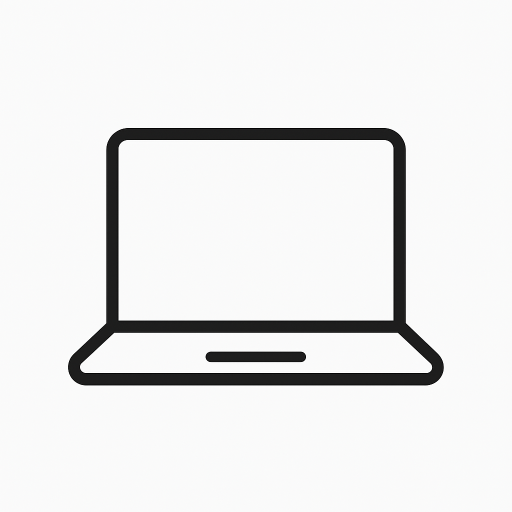
#> input picture python/ICON_laptop.jpg, 1024 x 1024 px (shown at 1/2 size); its folder holds only this picture in this run
$ python split_icon_with_colour.py
#> lines starting #> are read from the running program, lines starting #| are printed output that depends on the picture
# -*- coding: utf-8 -*-
"""
Created on Thu Nov 13 10:11:45 2025

@author: k2585744
"""

#%%
from PIL import Image, ImageDraw
import random
import os

#%%
# Replace with your uploaded image file name
folder_path = r'\\wsl.localhost\ubuntu\home\k2585744\projects_wsl\python'
# input_image_path = r'\\wsl.localhost\ubuntu\home\k2585744\projects_wsl\python\ICON_laptop.jpg'
os.chdir(folder_path)
# List all files and directories in the folder
files = os.listdir(folder_path)

input_image_path = "ICON_laptop.jpg"
img = Image.open(input_image_path)
#> img is the input picture: PIL image 1024x1024 RGB; mean R, G, B 234.2, 234.4, 234.2
width, height = img.size
#> width = 1024; height = 1024

#%%
# Generate jagged vertical edge
jagged_points = []
step = height // 20
#> step = 51
for y in range(0, height + step, step):
    x_offset = random.randint(-10, 10)
    jagged_points.append((width // 2 + x_offset, y))

# Create masks
mask_left = Image.new("L", (width, height), 0)
#> mask_left: PIL image 1024x1024 L; every value is 0
mask_right = Image.new("L", (width, height), 0)
draw_left = ImageDraw.Draw(mask_left)
draw_right = ImageDraw.Draw(mask_right)

left_polygon = [(0, 0)] + jagged_points + [(0, height)]
right_polygon = [(width, 0)] + jagged_points[::-1] + [(width, height)]
draw_left.polygon(left_polygon, fill=255)
draw_right.polygon(right_polygon, fill=255)

# Apply masks with coloured backgrounds
left_half = Image.new("RGB", (width, height), (255, 255, 0))      # Yellow
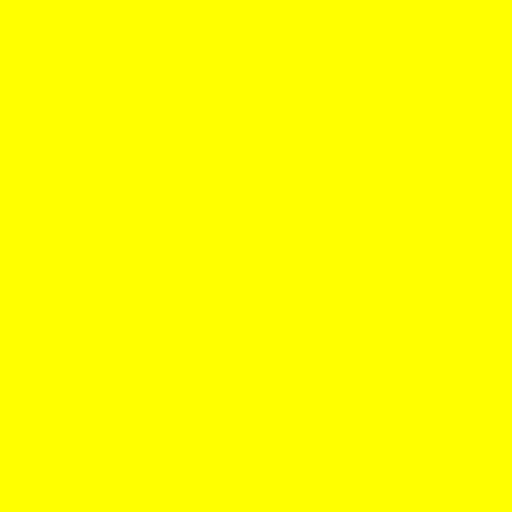
#> left_half: PIL image 1024x1024 RGB (shown at 1/2 size); mean R, G, B 255, 255, 0
right_half = Image.new("RGB", (width, height), (173, 216, 230))  # Light Blue
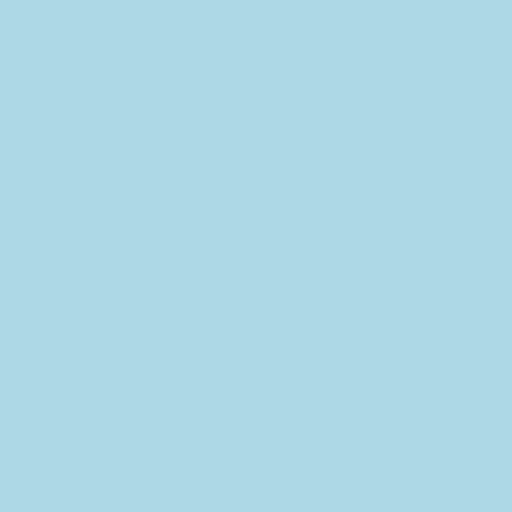
#> right_half: PIL image 1024x1024 RGB (shown at 1/2 size); mean R, G, B 173, 216, 230
left_half.paste(img, mask=mask_left)
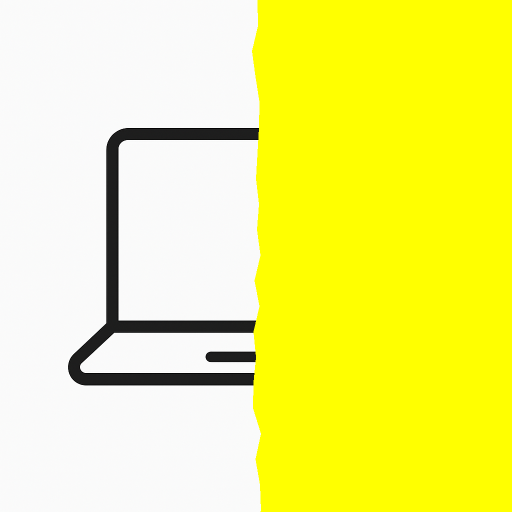
#> left_half: PIL image 1024x1024 RGB (shown at 1/2 size); mean R, G, B 244.6, 244.7, 117.6
right_half.paste(img, mask=mask_right)
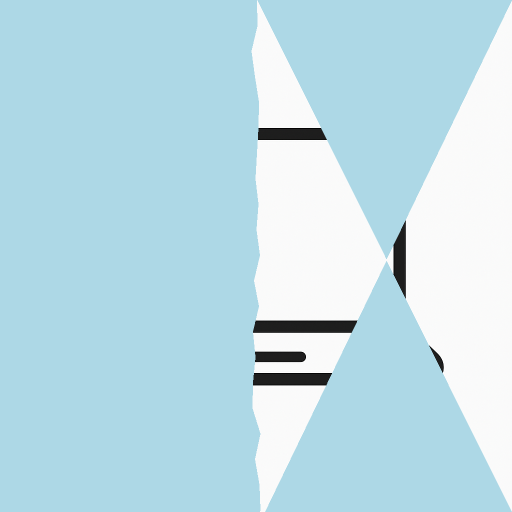
#> right_half: PIL image 1024x1024 RGB (shown at 1/2 size); mean R, G, B 188.9, 221, 231.4

# Crop to remove empty space
left_cropped = left_half.crop(mask_left.getbbox())
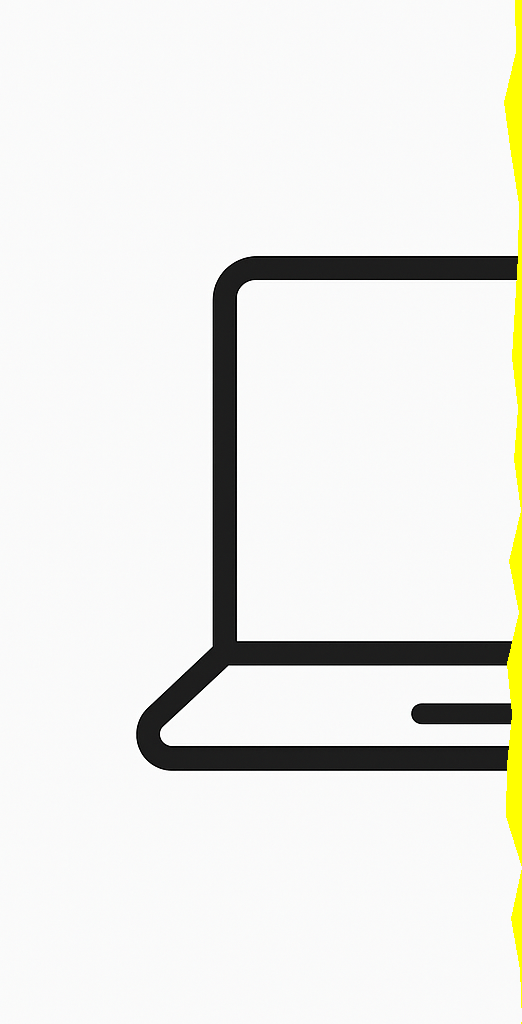
#> left_cropped: PIL image 522x1024 RGB; mean R, G, B 234.6, 234.8, 230.7
right_cropped = right_half.crop(mask_right.getbbox())
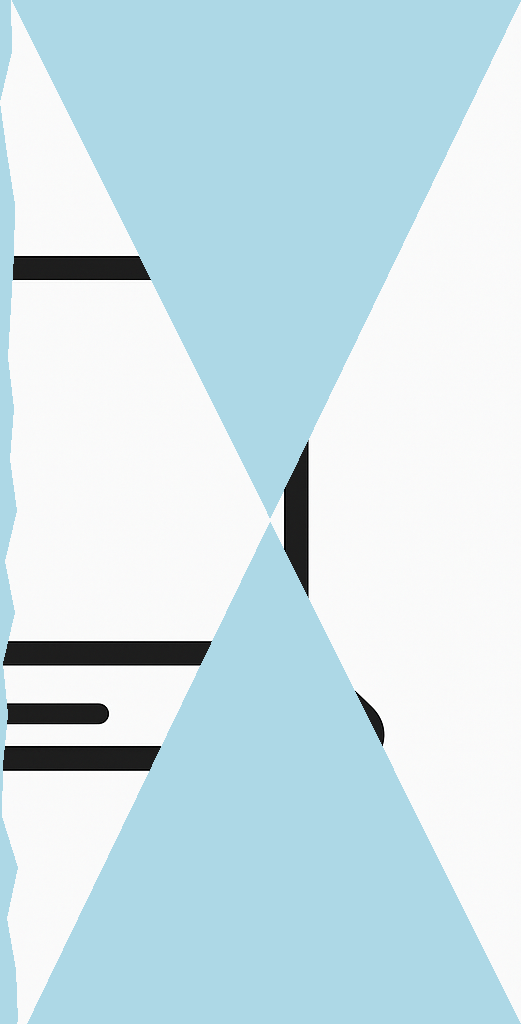
#> right_cropped: PIL image 521x1024 RGB; mean R, G, B 204.3, 225.9, 232.8

# Save as JPEG
left_cropped.save("laptop_left.jpg", "JPEG")
right_cropped.save("laptop_right.jpg", "JPEG")

print("Saved laptop_left.jpg (yellow background) and laptop_right.jpg (light blue background).")

#%%
# now combine the 2 images into a single with small gap between them


# Open the two halves
left = Image.open("laptop_left.jpg")
right = Image.open("laptop_right.jpg")

# Define gap size (in pixels)
gap = 20

# Calculate combined dimensions
combined_width = left.width + right.width + gap
#> combined_width = 1063
combined_height = max(left.height, right.height)
#> combined_height = 1024

# Create a new blank image (white background)
combined = Image.new("RGB", (combined_width, combined_height), (255, 255, 255))
#> combined: PIL image 1063x1024 RGB; every value is 255

# Paste the halves with a gap
combined.paste(left, (0, 0))
combined.paste(right, (left.width + gap, 0))
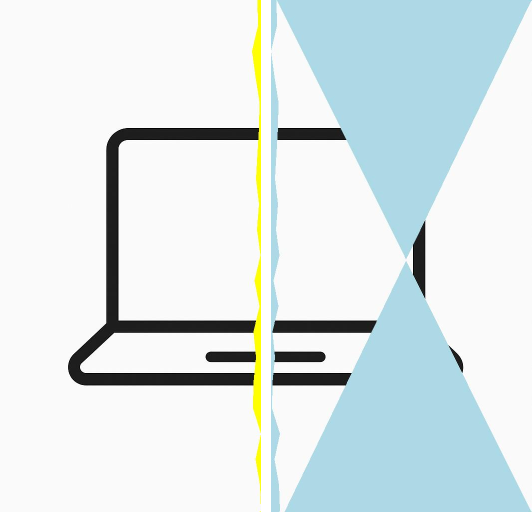
#> combined: PIL image 1063x1024 RGB (shown at 1/2 size); mean R, G, B 220.4, 230.8, 232.3

# Save the combined image
combined.save("laptop_combined.jpg", "JPEG")

print("Combined image saved as laptop_combined.jpg with a gap of", gap, "pixels.")
